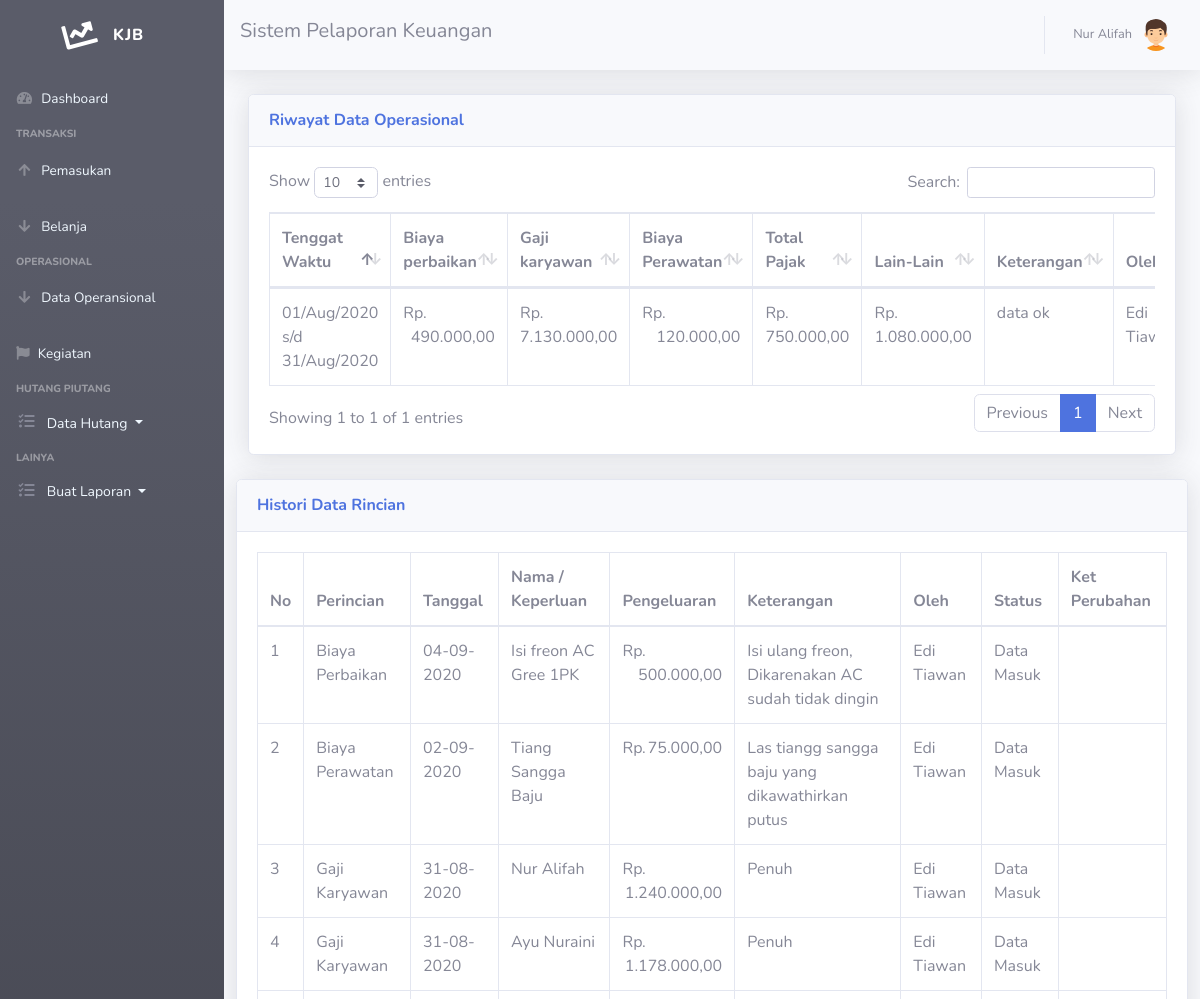
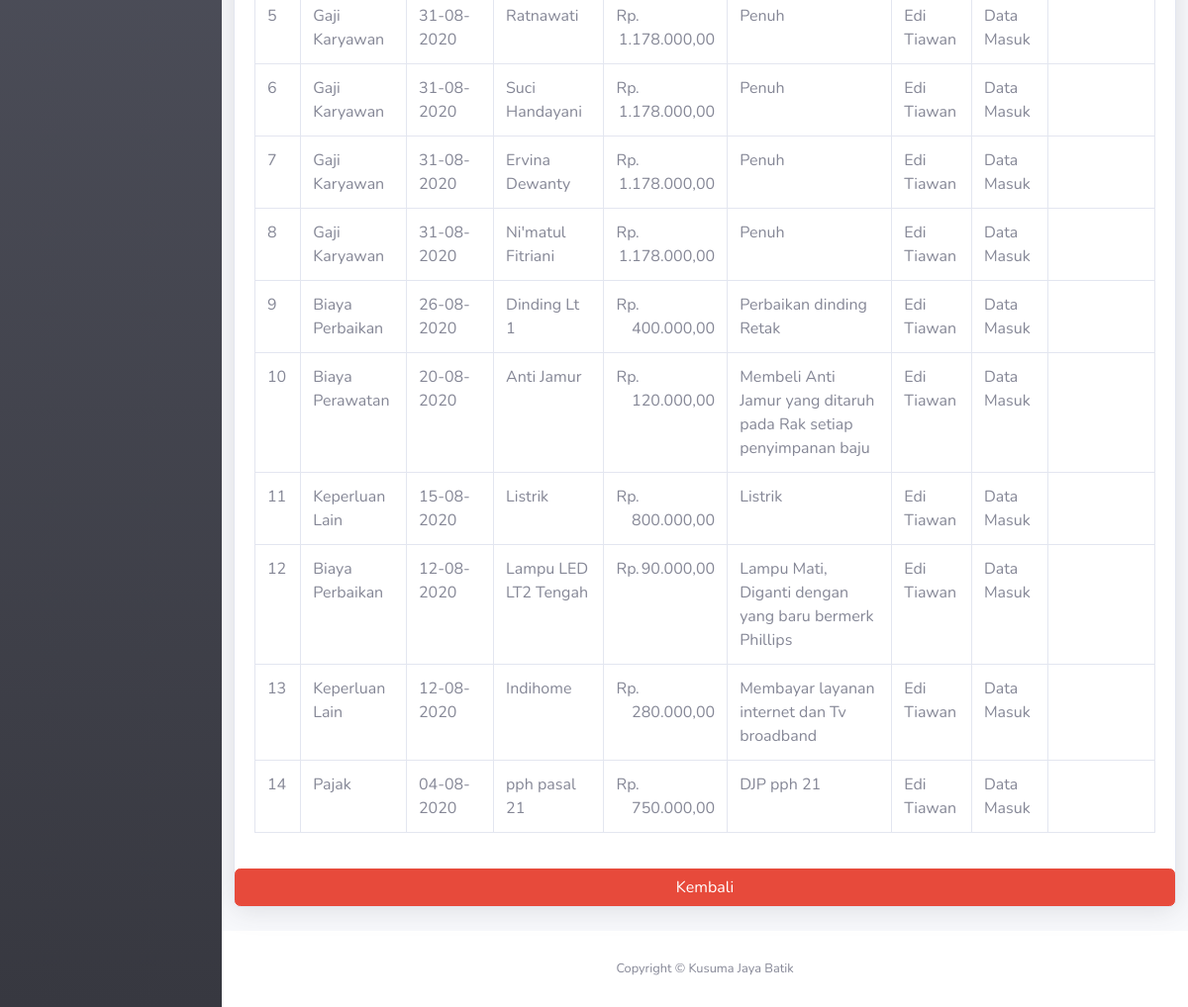
The app's page /lacak-operasional.php (signed in) with its own data (2 pictures, top to bottom).
### tables this page shows
CREATE TABLE `operasional` (
  `id_operasional` int(11) NOT NULL,
  `id_user` int(11) NOT NULL,
  `pajak` int(111) NOT NULL,
  `biaya_perbaikan` int(11) NOT NULL,
  `gaji_karyawan` int(11) NOT NULL,
  `biaya_perawatan` int(11) NOT NULL,
  `tanggalawal` date NOT NULL,
  `tanggalakhir` date NOT NULL,
  `lainlain` int(11) NOT NULL,
  `keterangan` varchar(255) NOT NULL,
  `is_update` enum('0','1','','') NOT NULL
);

CREATE TABLE `user` (
  `id_user` int(11) NOT NULL,
  `nama` varchar(40) NOT NULL,
  `username` varchar(40) NOT NULL,
  `password` varchar(40) NOT NULL,
  `no_tlp` char(20) NOT NULL,
  `email` varchar(40) NOT NULL,
  `jabatan` varchar(50) NOT NULL,
  `alamat` varchar(255) NOT NULL,
  `is_active` enum('0','1','','') NOT NULL,
  `is_hidden` enum('0','1','','') NOT NULL,
  `kdreset` int(11) NOT NULL
);

CREATE TABLE `detail` (
  `id_detail` int(11) NOT NULL,
  `kd_detail` int(11) NOT NULL,
  `tanggal` date NOT NULL,
  `nama` varchar(255) NOT NULL,
  `pengeluaran` int(111) NOT NULL,
  `keterangan` varchar(255) NOT NULL,
  `id_user` int(11) NOT NULL,
  `is_update` enum('0','1','','') NOT NULL,
  `kt_update` text NOT NULL
);

### rincian-lacak.php (the view, shortened to what this page needs)
      <div id="content">
          <div class="row">
<div class="container-fluid">
          <div class="card shadow mb-4">
            <div class="card-header py-3">
              <h6 class="m-0 font-weight-bold text-primary">Histori Data Rincian</h6>
            </div>
            <div class="card-body">
              <div class="table-responsive">
               <table class="table table-bordered" id="dataTable" width="100%" cellspacing="0">
                  <thead>
                    <tr>
                      <th>No</th>
                      <th>Perincian</th>
                      <th>Tanggal</th>
                      <th>Nama / Keperluan</th>
                      <th>Pengeluaran</th>
                      <th>Keterangan</th>
                      <th>Oleh</th>
					            <th>Status</th>
                      <th>Ket Perubahan</th>
                    </tr>
                  </thead>
				  <?php
$query = mysqli_query($koneksi,"SELECT detail.id_detail as id_detail , detail.kd_detail as kd_detail, detail.tanggal as tanggal , detail.nama as nama, detail.pengeluaran as pengeluaran, detail.kt_update as kt_update , detail.keterangan as keterangan ,  detail.id_user as id_user,  detail.is_update as is_update, user.nama as usernama FROM detail inner join user where detail.id_user = user.id_user and user.id_user = detail.id_user order by tanggal desc");
$nos = 1;
while ($data = mysqli_fetch_assoc($query))
{
?>
                    <tr>
                      <?php $tgl = date('d-m-Y', strtotime($data['tanggal']));?>
                      <td><?=$nos++?></td>
                        <?php if ($data['kd_detail']==1): ?>
                        <td>Biaya Perbaikan</td>
                      <?php endif ?>
                      <?php if ($data['kd_detail']==2): ?>
                        <td>Gaji Karyawan</td>
                      <?php endif ?>
                       <?php if ($data['kd_detail']==3): ?>
                        <td>Biaya Perawatan</td>
                      <?php endif ?>
                      <?php if ($data['kd_detail']==4): ?>
                        <td>Pajak</td>
                      <?php endif ?>
                      <?php if ($data['kd_detail']==5): ?>
                        <td>Keperluan Lain</td>
                      <?php endif ?>
                      <td><?=$tgl?></td>
                       <td><?=$data['nama']?></td>
                      <td>Rp. <span style="float: right; text-align: right;"><?=number_format($data['pengeluaran'],2,',','.');?></span></td>
                      <td><?=$data['keterangan']?></td>
                      <td><?=$data['usernama']?></td>
                       <td>
                         <?php if ($data['is_update']==0): ?>
                          Data Masuk
                        <?php endif ?>
                      </td>
                      <td><?=$data['kt_update']?></td>
</tr>
</div>
  </div>
<?php
}
?>
                        <input type="button" class="btn btn-danger" onclick="location.href='operasional.php';" value="Kembali" />

### lacak-operasional.php (shortened to what this page needs)
<!DOCTYPE html>
<html lang="en">
<head>
  <link rel="stylesheet" href="https://cdnjs.cloudflare.com/ajax/libs/font-awesome/4.7.0/css/font-awesome.min.css">
  <link href="vendor/fontawesome-free/css/all.min.css" rel="stylesheet" type="text/css">
  <link href="css/sb-admin-2.min.css" rel="stylesheet">
  <link href="vendor/datatables/dataTables.bootstrap4.min.css" rel="stylesheet">
</head>
<body id="page-top">
<?php require 'sidebar.php'; ?>
      <div id="content">
<?php require 'navbar.php'; ?>
        <div class="container-fluid">
          <div class="card shadow mb-4">
            <div class="card-header py-3">
              <h6 class="m-0 font-weight-bold text-primary">Riwayat Data Operasional</h6>
            </div>
            <div class="card-body">
              <div class="table-responsive">
                <table class="table table-bordered" id="dataTable" width="100%" cellspacing="0">
                  <thead>
                    <tr>
                      <th>Tenggat Waktu</th>
                      <th>Biaya perbaikan</th>
                      <th>Gaji karyawan</th>
                      <th>Biaya Perawatan</th>
                      <th>Total Pajak</th>
                      <th>Lain-Lain</th>
                      <th>Keterangan</th>
                      <th>Oleh</th>
                    </tr>
                  </thead>
                  <tbody>
				  <?php
$query = mysqli_query($koneksi,"SELECT * FROM operasional inner join user where operasional.id_user = user.id_user and user.id_user = operasional.id_user");
while ($data = mysqli_fetch_assoc($query))
{
  $formattedDate = date("d/M/Y", strtotime($data["tanggalawal"]));
  $formattedDate2 = date("d/M/Y", strtotime($data["tanggalakhir"]));
?>
                    <tr>
                      <td><?=$formattedDate." s/d ".$formattedDate2?></td>
                      <td>Rp. <span style="float: right; text-align: right;"><?=number_format($data['biaya_perbaikan'],2,',','.');?></span></td>
                      <td>Rp. <span style="float: right; text-align: right;"><?=number_format($data['gaji_karyawan'],2,',','.');?></span></td>
                      <td>Rp. <span style="float: right; text-align: right;"><?=number_format($data['biaya_perawatan'],2,',','.');?></span></td>
                      <td>Rp. <span style="float: right; text-align: right;"><?=number_format($data['pajak'],2,',','.');?></span></td>
                      <td>Rp. <span style="float: right; text-align: right;"><?=number_format($data['lainlain'],2,',','.');?></span></td>
                      <td><?=$data['keterangan']?></td>
                      <td><?=$data['nama'];?></td>
</tr>
  </div>
<?php
}
?>
              </div>
            </div>
          </div>
        </div>
      </div>
<?php require 'rincian-lacak.php'?>
<?php require 'footer.php'?>
</body>
</html>

### records on screen
operasional: tanggalawal "01/Aug/2020", tanggalakhir "31/Aug/2020", biaya_perbaikan "490.000,00", gaji_karyawan "7.130.000,00", biaya_perawatan "120.000,00", pajak "750.000,00", lainlain "1.080.000,00", keterangan "data ok", id_user.nama "Edi…"
detail: kd_detail "Biaya Perbaikan", tanggal "04-09-2020", nama "Isi freon AC Gree 1PK", pengeluaran "500.000,00", keterangan "Isi ulang freon, Dikarenakan AC sudah tidak dingin", id_user.nama "Edi Tiawan", is_update "Data Masuk"
detail: kd_detail "Biaya Perawatan", tanggal "02-09-2020", nama "Tiang Sangga Baju", pengeluaran "75.000,00", keterangan "Las tiangg sangga baju yang dikawathirkan putus", id_user.nama "Edi Tiawan", is_update "Data Masuk"
detail: kd_detail "Gaji Karyawan", tanggal "31-08-2020", nama "Nur Alifah", pengeluaran "1.240.000,00", keterangan "Penuh", id_user.nama "Edi Tiawan", is_update "Data Masuk"
detail: kd_detail "Gaji Karyawan", tanggal "31-08-2020", nama "Ayu Nuraini", pengeluaran "1.178.000,00", keterangan "Penuh", id_user.nama "Edi Tiawan", is_update "Data Masuk"
detail: kd_detail "Gaji Karyawan", tanggal "31-08-2020", nama "Ratnawati", pengeluaran "1.178.000,00", keterangan "Penuh", id_user.nama "Edi Tiawan", is_update "Data Masuk"
detail: kd_detail "Gaji Karyawan", tanggal "31-08-2020", nama "Suci Handayani", pengeluaran "1.178.000,00", keterangan "Penuh", id_user.nama "Edi Tiawan", is_update "Data Masuk"
detail: kd_detail "Gaji Karyawan", tanggal "31-08-2020", nama "Ervina Dewanty", pengeluaran "1.178.000,00", keterangan "Penuh", id_user.nama "Edi Tiawan", is_update "Data Masuk"
detail: kd_detail "Gaji Karyawan", tanggal "31-08-2020", nama "Ni'matul Fitriani", pengeluaran "1.178.000,00", keterangan "Penuh", id_user.nama "Edi Tiawan", is_update "Data Masuk"
detail: kd_detail "Biaya Perbaikan", tanggal "26-08-2020", nama "Dinding Lt 1", pengeluaran "400.000,00", keterangan "Perbaikan dinding Retak", id_user.nama "Edi Tiawan", is_update "Data Masuk"
detail: kd_detail "Biaya Perawatan", tanggal "20-08-2020", nama "Anti Jamur", pengeluaran "120.000,00", keterangan "Membeli Anti Jamur yang ditaruh pada Rak setiap penyimpanan baju", id_user.nama "Edi Tiawan", is_update "Data Masuk"
detail: kd_detail "Keperluan Lain", tanggal "15-08-2020", nama "Listrik", pengeluaran "800.000,00", keterangan "Listrik", id_user.nama "Edi Tiawan", is_update "Data Masuk"
detail: kd_detail "Biaya Perbaikan", tanggal "12-08-2020", nama "Lampu LED LT2 Tengah", pengeluaran "90.000,00", keterangan "Lampu Mati, Diganti dengan yang baru bermerk Phillips", id_user.nama "Edi Tiawan", is_update "Data Masuk"
detail: kd_detail "Keperluan Lain", tanggal "12-08-2020", nama "Indihome", pengeluaran "280.000,00", keterangan "Membayar layanan internet dan Tv broadband", id_user.nama "Edi Tiawan", is_update "Data Masuk"
detail: kd_detail "Pajak", tanggal "04-08-2020", nama "pph pasal 21", pengeluaran "750.000,00", keterangan "DJP pph 21", id_user.nama "Edi Tiawan", is_update "Data Masuk"

### other values on screen
$_SESSION['nama'] "Nur Alifah"
